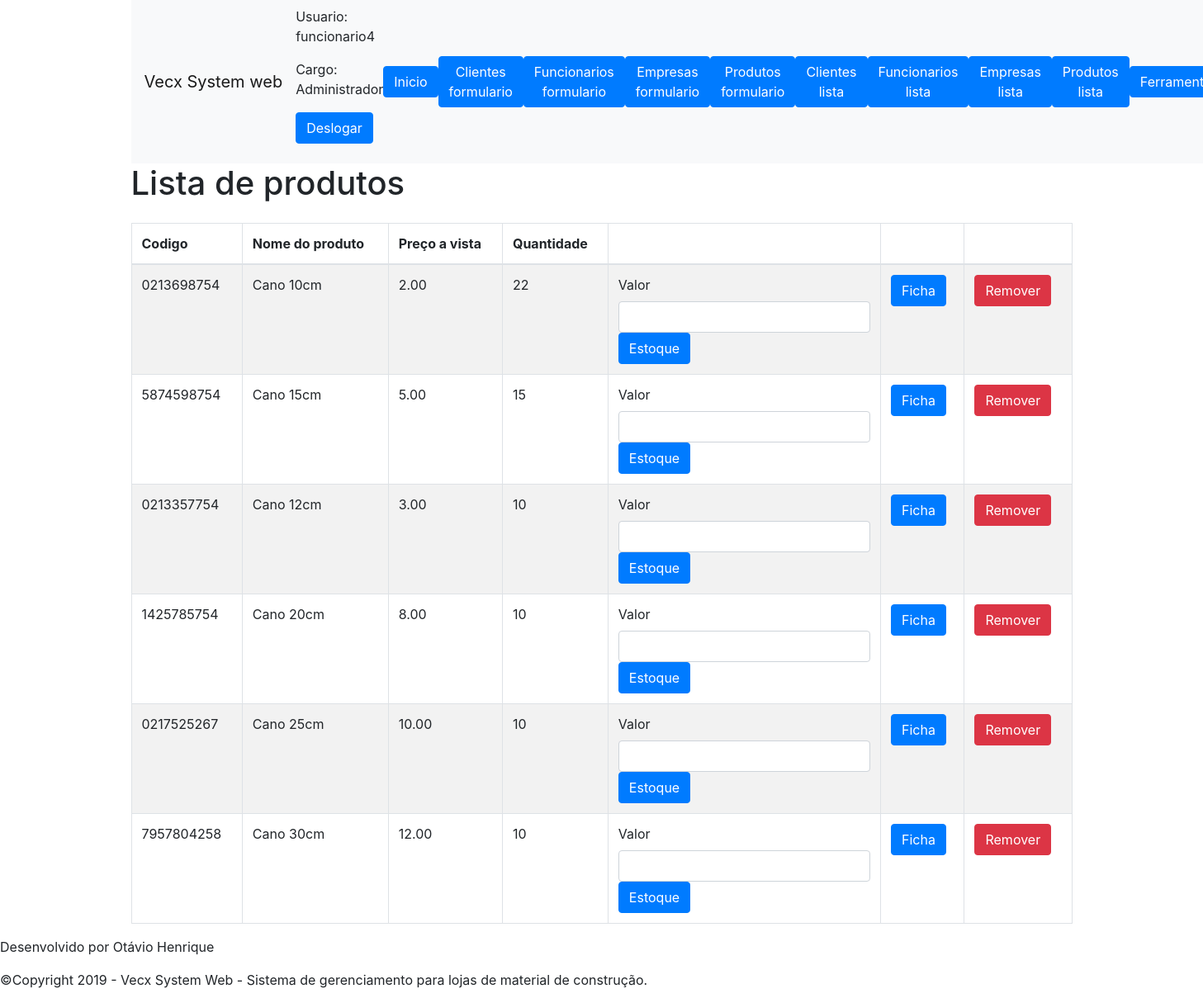
/lista-produto.php (signed in), run on the app's committed database.
### tables this page shows
CREATE TABLE `produto` (
  `id` int(20) NOT NULL,
  `nome` varchar(255) NOT NULL,
  `marca` varchar(255) NOT NULL,
  `quantidade` varchar(255) NOT NULL,
  `garantia` varchar(255) NOT NULL,
  `descricao` varchar(255) NOT NULL,
  `fornecedor_nome` varchar(255) NOT NULL,
  `tipo_produto` varchar(255) NOT NULL,
  `lote` varchar(255) NOT NULL,
  `peso` varchar(255) NOT NULL,
  `altura` varchar(255) NOT NULL,
  `comprimento` varchar(255) NOT NULL,
  `largura` varchar(255) NOT NULL,
  `espessura` varchar(255) NOT NULL,
  `profundidade` varchar(255) NOT NULL,
  `cor` varchar(255) NOT NULL,
  `montagem` varchar(255) NOT NULL,
  `aplicacao` varchar(255) NOT NULL,
  `modelo` varchar(255) NOT NULL,
  `vida_util` varchar(255) NOT NULL,
  `preco_compra` decimal(20,2) NOT NULL,
  `preco_a_vista` decimal(20,2) NOT NULL,
  `quantidade_componentes` varchar(255) NOT NULL,
  `data_primeira_compra` date NOT NULL,
  `data_fabricacao` date NOT NULL,
  `data_validade` date NOT NULL,
  `codigo` varchar(255) NOT NULL,
  `codigo_barras` varchar(255) NOT NULL,
  `funcionario_nome` varchar(255) NOT NULL,
  `data_cadastro` date NOT NULL,
  `hora_cadastro` time NOT NULL
);

### class/ProdutoDao.php (called while the page is built, shortened)
<?php
    require_once("Produto.php");
    class ProdutoDao {
        function __construct($conexao) {
            $this->conexao = $conexao;
        }
        public function listaProduto() {
            $produtos = array();
            $resultado = mysqli_query($this->conexao, "SELECT * FROM produto");
            while ($produto_array = mysqli_fetch_assoc($resultado)) {
                $produto = new Produto();
                $produto->setId($produto_array['id']);
                $produto->setCodigo($produto_array['codigo']);
                $produto->setNome($produto_array['nome']);
                $produto->setPrecoaVista($produto_array['preco_a_vista']);
                $produto->setQuantidade($produto_array['quantidade']);
                array_push($produtos, $produto);
            }
            return $produtos;
        }
    }

### class/Produto.php (called while the page is built, shortened)
<?php
    class Produto {
        private $id;
        private $nome;
        private $quantidade;
        private $precoaVista;
        private $codigo;
        public function getId() {
            return $this->id;
        }
        public function setId($id) {
            $this->id = $id;
        }
        public function getNome() {
            return $this->nome;
        }
        public function setNome($nome) {
            $this->nome = $nome;
        }
        public function getQuantidade() {
            return $this->quantidade;
        }
        public function setQuantidade($quantidade) {
            $this->quantidade = $quantidade;
        }
        public function getPrecoaVista() {
            return $this->precoaVista;
        }
        public function setPrecoaVista($precoaVista) {
            $this->precoaVista = $precoaVista;
        }
        public function getCodigo() {
            return $this->codigo;
        }
        public function setCodigo($codigo) {
            $this->codigo = $codigo;
        }
    }

### lista-produto.php (the view, shortened to what this page needs)
<?php
    require_once("cabecalho.php");
    require_once("menu-nav-bar.php");
    require_once("class/Conecta.php");
    require_once("class/Produto.php");
    require_once("class/ProdutoDao.php");
?>
<h1>Lista de produtos</h1>
<table class="table table-striped table-bordered">
    <thead>
        <tr>
            <th>Codigo</th>
            <th>Nome do produto</th>
            <th>Preço a vista</th>
            <th>Quantidade</th>
            <th></th>
            <th></th>
            <th></th>
        </tr>
    </thead>
    <tbody>
        <?php
            $conexao = Conecta::criaConexao();
            $produtoDao = new ProdutoDao($conexao);
            $produtos = $produtoDao->listaProduto();
            foreach ($produtos as $produto) :
        ?>
        <tr>
            <td><?= $produto->getCodigo() ?></td>
            <td><?= $produto->getNome() ?></td>
            <td><?= $produto->getPrecoaVista() ?></td>
            <td><?= $produto->getQuantidade() ?></td>
            <td>
                <form action="altera-estoque.php" method="post">
                    <label for="c_valor">Valor</label>
                    <input type="number" name="valor" id="c_valor" class="form-control">
                    <button type="submit" class="btn btn-primary">Estoque</button>
                </form>
            </td>
            <td>
                <a class="btn btn-primary" href="ficha-produto.php?id=<?= $produto->getId() ?>">Ficha</a>
            </td>
            <td>
                <form action="remove-produto.php" method="post">
                    <button class="btn btn-danger">Remover</button>
                </form>
            </td>
        </tr>
        <?php endforeach ?>
    </tbody>
</table>
<?php require_once("rodape.php"); ?>

### cabecalho.php (shortened to what this page needs)
<!DOCTYPE html>
<html lang="pt-br">
    <head>
        <link rel="stylesheet" href="css/bootstrap.css">
        <link rel="stylesheet" href="css/bootstrap.min.css">
        <link rel="stylesheet" href="css/estilo.css">
    </head>
    <body>
        <div class="container">
            <div class="row">

### menu-nav-bar.php (shortened to what this page needs)
<nav class="navbar navbar-expand-lg navbar-light bg-light">
    <a class="navbar-brand" href="#">Vecx System web</a>
    <?php require_once("area_usuario_menu_nav_bar.php"); ?>
    <a class="btn btn-primary" href="menu.php">Inicio</a>
    <a class="btn btn-primary" href="formulario-cliente.php">Clientes formulario</a>
    <a class="btn btn-primary" href="formulario-funcionario.php">Funcionarios formulario</a>
    <a class="btn btn-primary" href="formulario-empresa.php">Empresas formulario</a>
    <a class="btn btn-primary" href="formulario-produto.php">Produtos formulario</a>
    <a class="btn btn-primary" href="lista-cliente.php">Clientes lista</a>
    <a class="btn btn-primary" href="lista-funcionario.php">Funcionarios lista</a>
    <a class="btn btn-primary" href="lista-empresa.php">Empresas lista</a>
    <a class="btn btn-primary" href="lista-produto.php">Produtos lista</a>
    <a class="btn btn-primary" href="ferramentas.php">Ferramentas</a>
</nav>

### area_usuario_menu_nav_bar.php (shortened to what this page needs)
<div class="form-group">
    <p>Usuario: <?= $_SESSION["usuario_logado"];?></p>
    <p>Cargo: <?= $_SESSION["usuario_cargo"]; ?></p>
    <a href="logout.php" class="btn btn-primary">Deslogar</a>
</div>

### rodape.php (shortened to what this page needs)
            </div>
        </div>
        <footer>
            <p>Desenvolvido por Otávio Henrique</p>
            <p>&copy;Copyright 2019 - Vecx System Web - Sistema de gerenciamento para lojas de material de construção.</p>
        </footer>
    </body>
</html>

### data on the page
produto: codigo "0213698754", nome "Cano 10cm", preco_a_vista "2.00", quantidade "22"
produto: codigo "5874598754", nome "Cano 15cm", preco_a_vista "5.00", quantidade "15"
produto: codigo "0213357754", nome "Cano 12cm", preco_a_vista "3.00", quantidade "10"
produto: codigo "1425785754", nome "Cano 20cm", preco_a_vista "8.00", quantidade "10"
produto: codigo "0217525267", nome "Cano 25cm", preco_a_vista "10.00", quantidade "10"
produto: codigo "7957804258", nome "Cano 30cm", preco_a_vista "12.00", quantidade "10"

### other printed values
$_SESSION["usuario_logado"] "funcionario4"
$_SESSION["usuario_cargo"] "Administrador"
